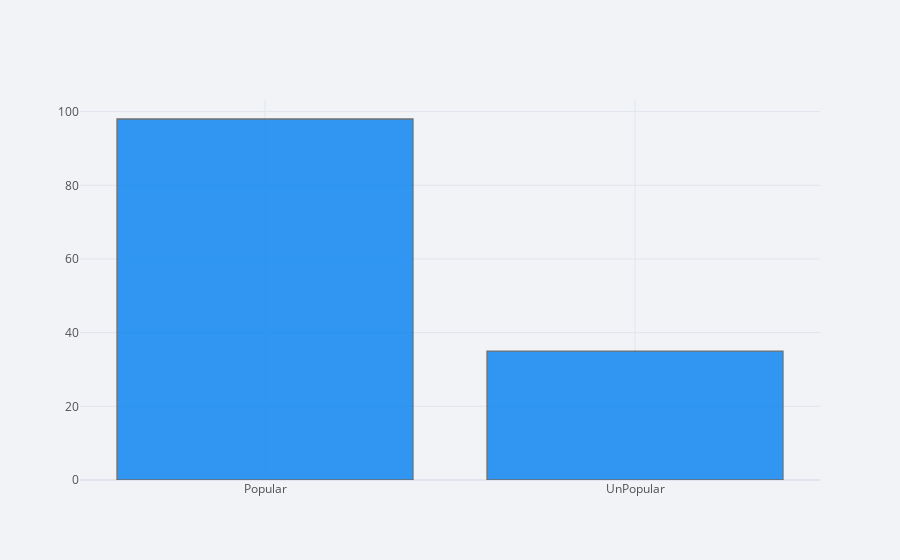

Notebook source saved alongside this figure:
### Code cell
df['Popular/Unpopular Pincodes'] = df['campaign_name'].apply(lambda x: 'Popular' if 'Popular' in x else 'UnPopular')
df['Popular/Unpopular Pincodes'].iplot(kind='hist')

### Figure 1 — Plotly figure (JSON) as saved in the notebook; plotly's stock layout.template omitted (floating-point values rounded to 4 significant figures; data arrays with more than 128 entries replaced by an {"elided": "..."} marker saying what was removed)
{"data": [{"histfunc": "count", "histnorm": "", "marker": {"color": "rgba(0, 128, 240, 1.0)", "line": {"color": "#505050", "width": 1.3}}, "name": "Popular/Unpopular Pincodes", "opacity": 0.8, "orientation": "v", "type": "histogram", "x": {"elided": "133 str values"}}], "layout": {"barmode": "overlay", "legend": {"bgcolor": "#F2F3F7", "font": {"color": "#505050"}}, "paper_bgcolor": "#F2F3F7", "plot_bgcolor": "#F2F3F7", "title": {"font": {"color": "#484848"}}, "xaxis": {"gridcolor": "#E1E5ED", "showgrid": true, "tickfont": {"color": "#505050"}, "title": {"font": {"color": "#505050"}, "text": ""}, "zerolinecolor": "#E1E5ED"}, "yaxis": {"gridcolor": "#E1E5ED", "showgrid": true, "tickfont": {"color": "#505050"}, "title": {"font": {"color": "#505050"}, "text": ""}, "zerolinecolor": "#E1E5ED"}}}
